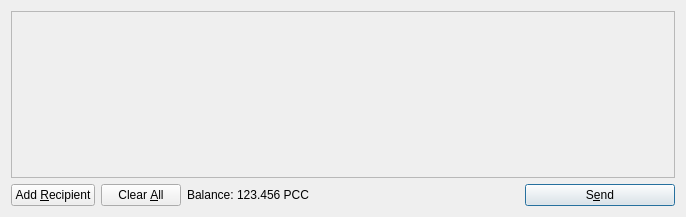
<?xml version="1.0" encoding="UTF-8"?>
<ui version="4.0">
 <class>SendCoinsDialog</class>
 <widget class="QDialog" name="SendCoinsDialog">
  <property name="geometry">
   <rect>
    <x>0</x>
    <y>0</y>
    <width>686</width>
    <height>217</height>
   </rect>
  </property>
  <property name="windowTitle">
   <string>Send Coins</string>
  </property>
  <layout class="QVBoxLayout" name="verticalLayout">
   <item>
    <widget class="QScrollArea" name="scrollArea">
     <property name="widgetResizable">
      <bool>true</bool>
     </property>
     <widget class="QWidget" name="scrollAreaWidgetContents">
      <property name="geometry">
       <rect>
        <x>0</x>
        <y>0</y>
        <width>666</width>
        <height>165</height>
       </rect>
      </property>
      <layout class="QVBoxLayout" name="verticalLayout_2">
       <property name="margin">
        <number>0</number>
       </property>
       <item>
        <layout class="QVBoxLayout" name="entries">
         <property name="spacing">
          <number>6</number>
         </property>
        </layout>
       </item>
       <item>
        <spacer name="verticalSpacer">
         <property name="orientation">
          <enum>Qt::Vertical</enum>
         </property>
         <property name="sizeHint" stdset="0">
          <size>
           <width>20</width>
           <height>40</height>
          </size>
         </property>
        </spacer>
       </item>
      </layout>
     </widget>
    </widget>
   </item>
   <item>
    <layout class="QHBoxLayout" name="horizontalLayout">
     <item>
      <widget class="QPushButton" name="addButton">
       <property name="toolTip">
        <string>Send to multiple recipients at once</string>
       </property>
       <property name="text">
        <string>Add &amp;Recipient</string>
       </property>
       <property name="icon">
        <iconset resource="../pentecostalcoin.qrc">
         <normaloff>:/icons/add</normaloff>:/icons/add</iconset>
       </property>
       <property name="autoDefault">
        <bool>false</bool>
       </property>
      </widget>
     </item>
     <item>
      <widget class="QPushButton" name="clearButton">
       <property name="sizePolicy">
        <sizepolicy hsizetype="Minimum" vsizetype="Fixed">
         <horstretch>0</horstretch>
         <verstretch>0</verstretch>
        </sizepolicy>
       </property>
       <property name="toolTip">
        <string>Remove all transaction fields</string>
       </property>
       <property name="text">
        <string>Clear &amp;All</string>
       </property>
       <property name="icon">
        <iconset resource="../pentecostalcoin.qrc">
         <normaloff>:/icons/remove</normaloff>:/icons/remove</iconset>
       </property>
       <property name="autoRepeatDelay">
        <number>300</number>
       </property>
       <property name="autoDefault">
        <bool>false</bool>
       </property>
      </widget>
     </item>
     <item>
      <layout class="QHBoxLayout" name="horizontalLayout_2">
       <property name="spacing">
        <number>3</number>
       </property>
       <item>
        <widget class="QLabel" name="label">
         <property name="text">
          <string>Balance:</string>
         </property>
        </widget>
       </item>
       <item>
        <widget class="QLabel" name="labelBalance">
         <property name="cursor">
          <cursorShape>IBeamCursor</cursorShape>
         </property>
         <property name="text">
          <string>123.456 PCC</string>
         </property>
         <property name="textInteractionFlags">
          <set>Qt::LinksAccessibleByMouse|Qt::TextSelectableByKeyboard|Qt::TextSelectableByMouse</set>
         </property>
        </widget>
       </item>
      </layout>
     </item>
     <item>
      <spacer name="horizontalSpacer">
       <property name="orientation">
        <enum>Qt::Horizontal</enum>
       </property>
       <property name="sizeHint" stdset="0">
        <size>
         <width>40</width>
         <height>20</height>
        </size>
       </property>
      </spacer>
     </item>
     <item>
      <widget class="QPushButton" name="sendButton">
       <property name="minimumSize">
        <size>
         <width>150</width>
         <height>0</height>
        </size>
       </property>
       <property name="toolTip">
        <string>Confirm the send action</string>
       </property>
       <property name="text">
        <string>S&amp;end</string>
       </property>
       <property name="icon">
        <iconset resource="../pentecostalcoin.qrc">
         <normaloff>:/icons/send</normaloff>:/icons/send</iconset>
       </property>
       <property name="default">
        <bool>true</bool>
       </property>
      </widget>
     </item>
    </layout>
   </item>
  </layout>
 </widget>
 <resources>
  <include location="../pentecostalcoin.qrc"/>
 </resources>
 <connections/>
</ui>
